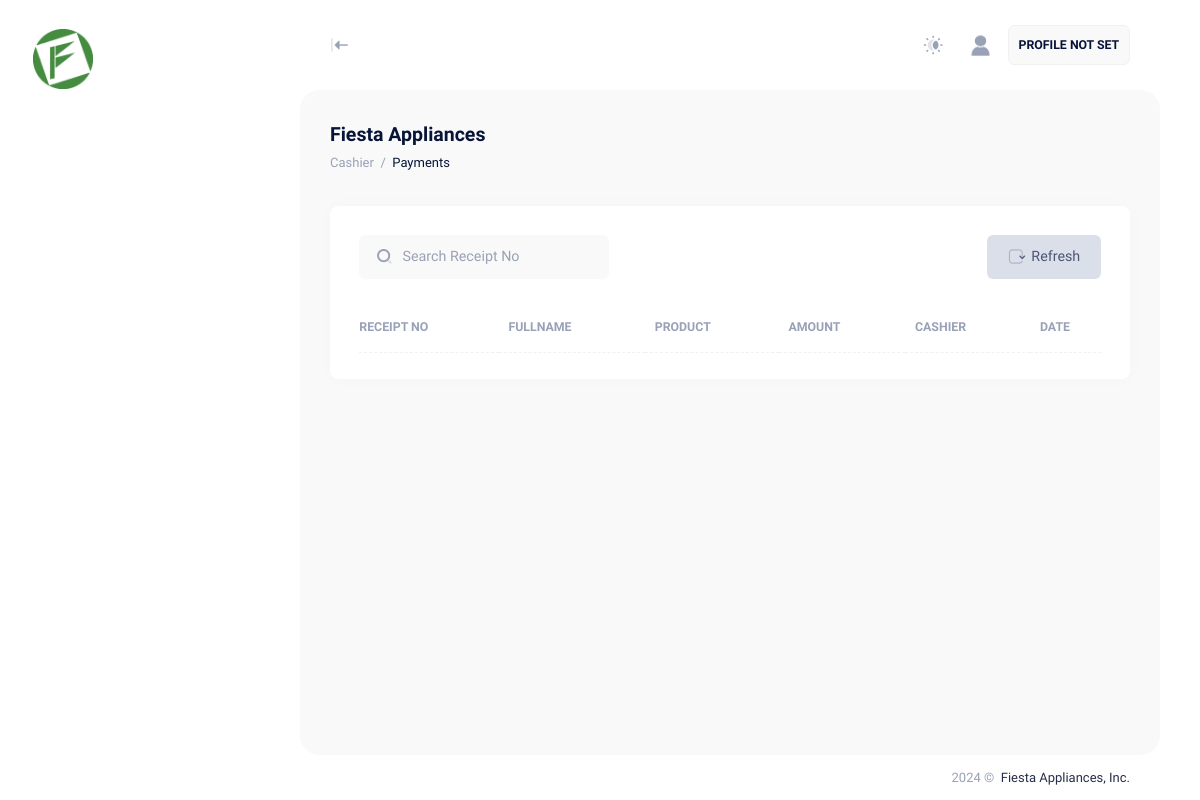
Page /user/cashier/payments.php (signed in) on the earlier database version.
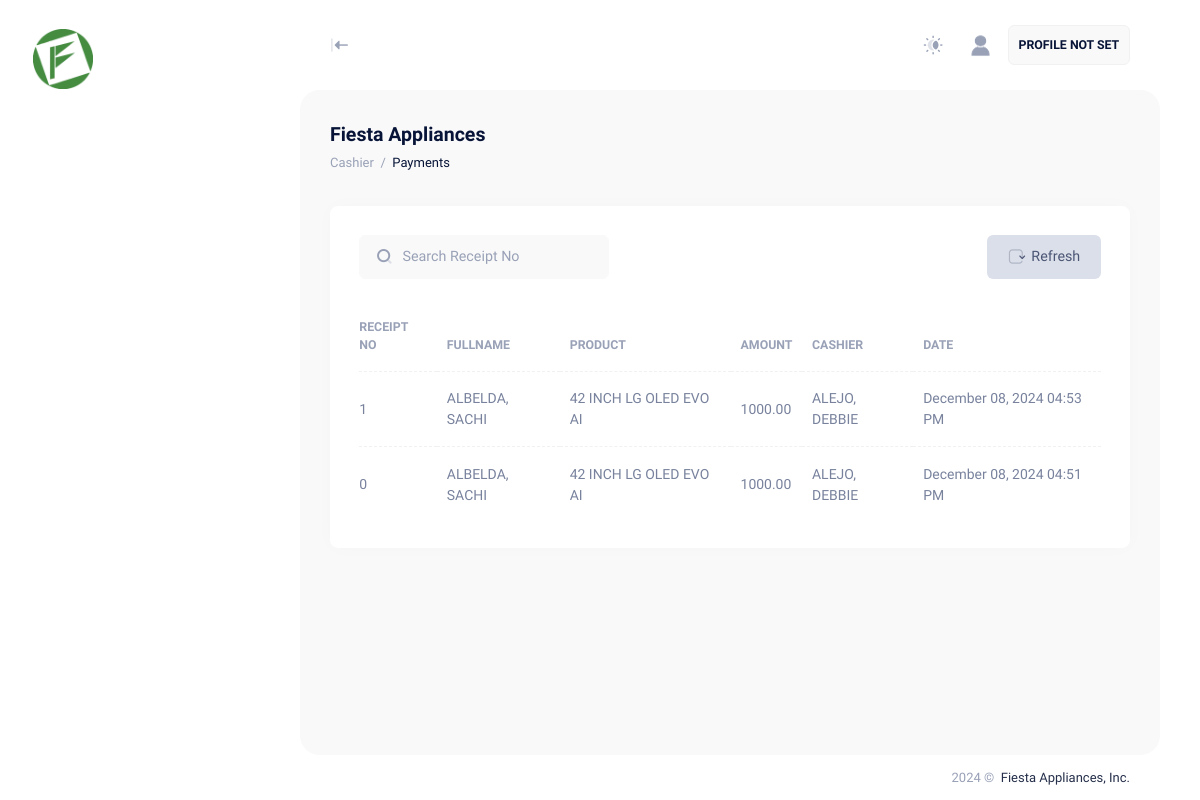
Same page on the later database version.
### tables this page shows
CREATE TABLE IF NOT EXISTS `mm_payments` (
  `PK_mm_payments` int NOT NULL AUTO_INCREMENT,
  `receiptNo` varchar(50) DEFAULT NULL,
  `amount` decimal(10,2) DEFAULT NULL,
  `processBy` int DEFAULT NULL,
  `processDate` datetime DEFAULT NULL,
  `FK_mn_installments` int DEFAULT NULL,
  `daysInterval` int DEFAULT NULL,
  `FK_appsysUsers` int DEFAULT NULL,
  PRIMARY KEY (`PK_mm_payments`)
);

CREATE TABLE IF NOT EXISTS `appsysusers` (
  `PK_appsysUsers` int NOT NULL AUTO_INCREMENT COMMENT 'AUTO GENERATED ID PER USER',
  `user_email` varchar(100) DEFAULT NULL COMMENT 'HASHED EMAIL',
  `user_password` longtext COMMENT 'HASHED PASSWORD',
  `user_empId` varchar(255) DEFAULT NULL COMMENT 'USER EMPLOYEE ID',
  `user_recoveryCode` varchar(255) DEFAULT NULL COMMENT 'HASHED RECOVERY CODE',
  `user_activationCode` varchar(255) DEFAULT NULL COMMENT 'HASHED ACTIVATION CODE',
  `user_secret` varchar(255) DEFAULT NULL,
  `isSecret` bit(1) DEFAULT NULL,
  `isActivated` bit(1) DEFAULT NULL,
  `isDisabled` bit(1) DEFAULT NULL,
  `isDeactivated` bit(1) DEFAULT NULL,
  `isAdmin` bit(1) DEFAULT NULL,
  `isCustomer` bit(1) DEFAULT NULL,
  `isBranchManager` bit(1) DEFAULT NULL,
  `isCreditInvestigator` bit(1) DEFAULT NULL,
  `isCreditCoordinator` bit(1) DEFAULT NULL,
  `isCashier` bit(1) DEFAULT NULL,
  `userLastname` longtext,
  `userFirstName` varchar(500) DEFAULT NULL,
  `userMiddleName` varchar(500) DEFAULT NULL,
  `userNickName` varchar(500) DEFAULT NULL,
  `userGender` int DEFAULT NULL,
  `userCivilStatus` varchar(500) DEFAULT NULL,
  `userNationality` varchar(500) DEFAULT NULL,
  `userAge` int DEFAULT NULL,
  `userDateofBirth` date DEFAULT NULL,
  `userPlaceofBirth` longtext,
  `userContactNumber` varchar(500) DEFAULT NULL,
  `userAddress` longtext,
  `userRegionCode` varchar(50) DEFAULT NULL,
  `userRegion` varchar(255) DEFAULT NULL,
  `userProvinceCode` varchar(50) DEFAULT NULL,
  `userProvince` varchar(255) DEFAULT NULL,
  `userCityCode` varchar(50) DEFAULT NULL,
  `userCity` varchar(255) DEFAULT NULL,
  `userBarangayCode` varchar(50) DEFAULT NULL,
  `userBarangay` varchar(255) DEFAULT NULL,
  `userFullName` varchar(500) DEFAULT NULL,
  `isProfileFilled` bit(1) DEFAULT NULL,
  `isSpouseFilled` bit(1) DEFAULT NULL,
  `isHomeOwnershipFilled` bit(1) DEFAULT NULL,
  `isEmploymentFilled` bit(1) DEFAULT NULL,
  `isPersonalPrefFilled` bit(1) DEFAULT NULL,
  `isChildrenFilled` bit(1) DEFAULT NULL,
  `isRelativesFilled` bit(1) DEFAULT NULL,
  `isNeighborFilled` bit(1) DEFAULT NULL,
  `isNew` int DEFAULT NULL,
  `isCiApproved` int DEFAULT NULL,
  `isCoordinatorApproved` int DEFAULT NULL,
  `lat` longtext,
  `long` longtext,
  PRIMARY KEY (`PK_appsysUsers`) USING BTREE
);

CREATE TABLE IF NOT EXISTS `msc_products` (
  `PK_mscProducts` int NOT NULL AUTO_INCREMENT,
  `productName` varchar(255) DEFAULT NULL,
  `productUnit` varchar(255) DEFAULT NULL,
  `productBrandID` int DEFAULT NULL,
  `productBrand` varchar(255) DEFAULT NULL,
  `productModelID` int DEFAULT NULL,
  `productModel` varchar(255) DEFAULT NULL,
  `productSKU` varchar(255) DEFAULT NULL,
  `FK_mscCategories` int DEFAULT NULL COMMENT 'TABLE MSCCATEGORIES',
  `productDescription` longtext,
  `FK_detailsId` varchar(255) DEFAULT NULL COMMENT 'TABLE MSCPRODUCTS',
  `quantity` int DEFAULT NULL,
  `regularPrice` decimal(10,2) DEFAULT '0.00',
  `salePrice` decimal(10,2) DEFAULT '0.00',
  `repoPrice` decimal(10,2) DEFAULT '0.00',
  `stockMinimum` int DEFAULT NULL,
  `stockMaximum` int DEFAULT NULL,
  `isRegular` bit(1) DEFAULT NULL,
  `isSale` bit(1) DEFAULT NULL,
  `isRepo` bit(1) DEFAULT NULL,
  `productStatus` varchar(50) DEFAULT NULL,
  PRIMARY KEY (`PK_mscProducts`),
  UNIQUE KEY `productName` (`productName`)
);

### user/cashier/payments.php (the view, shortened to what the changed rows need)
<?php
include '../../app/sessions/CashierSession.php';
try {
    $conn = new PDO("mysql:host=$fa_dbserver;dbname=$fa_dbname", $fa_dbuser, $fa_dbpassword);
    $conn->setAttribute(PDO::ATTR_ERRMODE, PDO::ERRMODE_EXCEPTION);
    $payments = $conn->prepare("SELECT PK_mm_payments, a.receiptNo, a.amount, a.processDate, b.userFullName AS CashierFullName, c.userFullName AS CustomerFullName, d.FK_mscProducts AS productId, e.productName AS productName, a.FK_mn_installments, a.FK_appsysUsers FROM mm_payments AS a JOIN appsysusers AS b ON a.processBy = b.PK_appsysUsers JOIN appsysusers AS c ON a.FK_appsysUsers = c.PK_appsysUsers JOIN mn_installments AS d ON a.FK_mn_installments = d.PK_mn_installments JOIN msc_products AS e ON d.FK_mscProducts = e.PK_mscProducts ORDER BY a.processDate DESC");
    $payments->execute();
    $cpayments = $payments->rowCount();
} catch (PDOException $e) {
    echo "Error: " . $e->getMessage();
}
?>
<!DOCTYPE html>
<html lang="en">
<head>
    <link href="../../assets/plugins/custom/leaflet/leaflet.bundle.css" rel="stylesheet" type="text/css" />
    <link href="../../assets/plugins/custom/datatables/datatables.bundle.css" rel="stylesheet" type="text/css" />
    <link href="../../assets/plugins/global/plugins.bundle.css" rel="stylesheet" type="text/css" />
    <link href="../../assets/css/style.bundle.css" rel="stylesheet" type="text/css" />
    <link href="../../assets/css/custom.bundle.css" rel="stylesheet" type="text/css" />
</head>
<body id="kt_body" class="header-fixed header-tablet-and-mobile-fixed toolbar-enabled aside-fixed aside-default-enabled user-select-none">
    <div class="d-flex flex-column flex-root">
        <div class="page d-flex flex-row flex-column-fluid">
            <div class="wrapper d-flex flex-column flex-row-fluid" id="kt_wrapper">
                <div class="content fs-6 d-flex flex-column flex-column-fluid" id="kt_content">
                    <div class="toolbar" id="kt_toolbar">
                        <div class=" container-fluid  d-flex flex-stack flex-wrap flex-sm-nowrap">
                            <div class="d-flex flex-column align-items-start justify-content-center flex-wrap me-2">
                                <h1 class="text-dark fw-bold my-1 fs-2">
                                    Fiesta Appliances <small class="text-muted fs-6 fw-normal ms-1"></small>
                                </h1>
                            </div>
                        </div>
                    </div>
                    <div class="post fs-6 d-flex flex-column-fluid" id="kt_post">
                        <div class="container-fluid">
                            <div class="row g-xl-12">
                                <div class="col-xl-12">
                                    <div class="card">
                                        <div class="card-body py-4">
                                            <table class="table align-middle table-row-dashed fs-6 gy-5" id="tb_payments">
                                                <thead>
                                                    <tr class="text-start text-muted fw-bold fs-7 text-uppercase gs-0">
                                                        <th>Receipt No</th>
                                                        <th>Fullname</th>
                                                        <th>Product</th>
                                                        <th>Amount</th>
                                                        <th>Cashier</th>
                                                        <th>Date</th>
                                                    </tr>
                                                </thead>
                                                <tbody class="text-gray-600 fw-semibold">
                                                    <?php if ($cpayments > 0) { ?>
                                                        <?php while ($rpayments = $payments->fetch(PDO::FETCH_ASSOC)) { ?>
                                                            <tr>
                                                                <td><?php echo $rpayments["receiptNo"]; ?></td>
                                                                <td><?php echo $rpayments["CustomerFullName"]; ?></td>
                                                                <td><?php echo $rpayments["productName"]; ?></td>
                                                                <td><?php echo $rpayments["amount"]; ?></td>
                                                                <td><?php echo $rpayments["CashierFullName"]; ?></td>
                                                                <td><?php echo date("F d, Y h:i A", strtotime($rpayments["processDate"])); ?></td>
                                                            </tr>
                                                        <?php } ?>
                                                    <?php } ?>
                                                </tbody>
                                            </table>
                                        </div>
                                    </div>
                                </div>
                            </div>
                        </div>
                    </div>
                </div>
            </div>
        </div>
    </div>
</body>
</html>

Differences in the rows shown:
added mm_payments: receiptNo "1", FK_appsysUsers.userFullName "ALBELDA, SACHI", msc_products.productName "42 INCH LG OLED EVO AI", amount "1000.00", appsysusers.userFullName "ALEJO, DEBBIE", processDate "December 08, 2024 04:53 PM"
added mm_payments: receiptNo "0", FK_appsysUsers.userFullName "ALBELDA, SACHI", msc_products.productName "42 INCH LG OLED EVO AI", amount "1000.00", appsysusers.userFullName "ALEJO, DEBBIE", processDate "December 08, 2024 04:51 PM"
